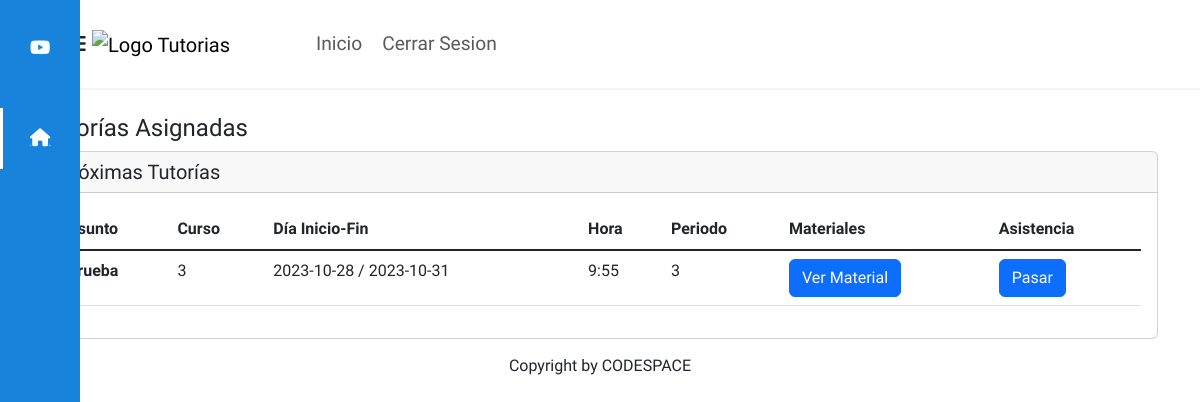
Screenshot of /prueba/login/profesor.php (signed in) with the database file from the repository.
### tables this page shows
CREATE TABLE `tutoria` (
  `id` int(11) NOT NULL,
  `id_profe` varchar(9) NOT NULL,
  `nombre` varchar(255) NOT NULL,
  `curso` int(11) NOT NULL,
  `periodo` int(11) NOT NULL,
  `fecha_inicio` date NOT NULL,
  `fecha_fin` date NOT NULL,
  `hora` varchar(255) NOT NULL,
  `comentarios` varchar(255) NOT NULL,
  `activa` int(2) NOT NULL,
  `archivo` varchar(255) NOT NULL
);

### prueba/login/profesor.php (the view, shortened to what this page needs)
<?php
require_once("view/head/head.php");
$servername = "localhost";
$username = "root";
$password = "";
$dbname = "tutoria";
$conn = new mysqli($servername, $username, $password, $dbname);
$id_profe = $_SESSION["ci"];
$sql = "SELECT * FROM tutoria WHERE id_profe = $id_profe";
$result = $conn->query($sql);
?>
<nav class="navbar navbar-expand-lg bg-body-tertiary">
  <div class="container">
    <div class="menu__side veri verido" id="menu_side">
      <div class="name__page">
        <i class="fab fa-youtube"></i>
        <h4>Ututorias</h4>
      </div>
      <div class="options__menu">
        <a href="#" class="selected">
          <div class="option">
            <i class="fas fa-home" title="Inicio"></i>
            <h4>Tutorias</h4>
          </div>
        </a>
      </div>
    </div>
    <a class="navbar-brand" href="/login/index.php">
      <img class="logoutu"
        src="https://www.utu.edu.uy/sites/www.utu.edu.uy/files/utu/recursos/LOGO-ANEP-DGETP---2021-Fondo-Transparente.png"
        alt="Logo Tutorias">
    </a>
    <div class="collapse navbar-collapse" id="navbarSupportedContent">
      <ul class="navbar-nav me-auto mb-2 mb-lg-0">
        <li class="nav-item">
          <a class = "nav-link" aria-current="page" href="/login/index.php">Inicio</a>
        </li>
        <li class="nav-item nav-item2">
          <a class="nav-link" href="cerrar.php">Cerrar Sesion</a>
        </li>
      </ul>
    </div>
  </div>
</nav>
<br>
<div class="container">
<div class="row">
    <div class="col-12">
        <h4>Tutorías Asignadas</h4>
    </div>
    <div class="col-12">
        <div class="card">
            <h5 class="card-header">Próximas Tutorías</h5>
            <div class="card-body">
                <table class="table">
                    <thead>
                        <tr>
                            <th scope="col">Asunto</th>
                            <th scope="col">Curso</th>
                            <th scope="col">Día Inicio-Fin</th>
                            <th scope="col">Hora</th>
                            <th scope="col">Periodo</th>
                            <th scope="col">Materiales</th>
                            <th scope="col">Asistencia</th>
                        </tr>
                    </thead>
                    <tbody class="table-group-divider">
                        <?php
                        if ($result->num_rows > 0) {
                            while ($row = $result->fetch_assoc()) {
                                echo "<tr>";
                                echo "<th scope='row'>" . $row["nombre"] . "</th>";
                                echo "<td>" . $row["curso"] . "</td>";
                                echo "<td>" . $row["fecha_inicio"] . " / " . $row["fecha_fin"] . "</td>";
                                echo "<td>" . $row["hora"] . "</td>";
                                echo "<td>" . $row["periodo"] . "</td>";
                                echo "<td><button type='button' class='btn btn-primary' data-bs-toggle='modal' data-bs-target='#subir" . $row["id"] . "'>Ver Material</button></td>";
                                echo "<td><a type='button' class='btn btn-primary' href='faltas.php?id_tutoria=" . $row["id"] . "'>Pasar</a></td>";
                                echo "</tr>";
                            }
                        } else {
                            echo "<tr><td colspan='7'>No se encontraron tutorías asignadas.</td></tr>";
                        }
                        ?>
                    </tbody>
                </table>
            </div>
        </div>
    </div>
</div>
</div>
<?php
require_once($_SERVER['DOCUMENT_ROOT'] . '/login/view/head/footer.php');
?>

### login/asset/css/style.css (style rules this page uses)
* { font-family: 'Geologica', sans-serif; text-decoration: none; margin: 0; padding: 0; box-sizing: border-box; }
nav.navbar.navbar-expand-lg.bg-body-tertiary { background: #fff !important; border-bottom: 2px solid #f3f3f3; height: 90px; width: auto; }
.logoutu { width: 316px; }
li.nav-item { font-size: 1.2rem; padding: 0 2px; }
ul.navbar-nav.me-auto.mb-2.mb-lg-0 { padding: 0 20px; }
div#navbarSupportedContent { margin-left: 40px; }
.menu__side { width: 80px; height: 100%; background: #1783db; position: fixed; top: 0; left: 0; color: white; font-size: 18px; z-index: 300; overflow: hidden; overflow-y: scroll; border-right: 20px solid #1783db; transition: all 300ms cubic-bezier(0.785, 0.135, 0.15, 0.86); }
.menu__side { -ms-overflow-style: none; scrollbar-width: none; }
.name__page { padding: 20px 30px; display: flex; align-items: center; margin-top: 10px; }
.name__page i { width: 20px; margin-right: 20px; }
.options__menu { padding: 20px 30px; position: absolute; top: 80px; }
.options__menu a { color: #ffffffb2; cursor: default; display: block; position: relative; transition: color 300ms; }
.options__menu .option { padding: 20px 0px; display: flex; align-items: center; position: relative; }
.options__menu .option i { width: 20px; margin-right: 20px; cursor: pointer; }
.options__menu .option h4 { font-weight: 300; cursor: pointer; }
a.selected { color: #fff; }
.selected:before { content: ''; width: 3px; height: 80%; background: white; position: absolute; top: 10%; left: -30px; }

### rows the page displays
tutoria: nombre "Prueba", curso "3", fecha_inicio "2023-10-28", fecha_fin "2023-10-31", hora "9:55", periodo "3"
